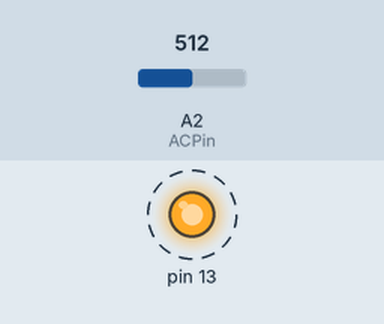
A sketch run on a simulated Arduino Uno, built with avr-gcc and run on an emulated ATmega328P. Shown: output pins drawn as LEDs (lit = HIGH). Dashed ring = blinking. Inputs (shaded band) come from the test bench; at power-on: A2 (ACPin) = 512. What the sketch prints to the serial monitor is not drawn.

Above: at 0.2 s.
Timing chart, 0 to 3.0 s (numbered marks = the images above):
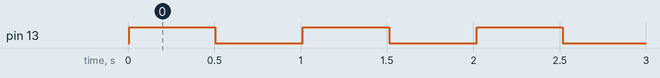

Measured:
- by itself, pin 13: alternates HIGH for 0.50 s and LOW for 0.51 s

The sketch:

SEN0211_SWTest_Arduino.ino
```cpp
const int ACPin = A2;
#define ACTectionRange 20;
#define VREF 5
#define bitValue 1024

float readACCurrentValue(){
  float ACCurrentValue = 0;
  float peakVoltage = 0;
  float voltageVirtualValue = 0;
  for (int i = 0; i < 5; i++){
    peakVoltage += analogRead(ACPin);
    delay(1);
  }
  peakVoltage = peakVoltage / 5;
  voltageVirtualValue = peakVoltage * 0.707;

  voltageVirtualValue = (voltageVirtualValue / bitValue * VREF) / 2;

  ACCurrentValue = voltageVirtualValue * ACTectionRange;

  return ACCurrentValue;
}

void setup() {
  Serial.begin(115200);
  pinMode(13, OUTPUT);
}

void loop() {
  float ACCurrentValue = readACCurrentValue();
  Serial.print(ACCurrentValue);
  Serial.println(" A");
  digitalWrite(13, HIGH);
  delay(500);
  digitalWrite(13, LOW);
  delay(500);
}
```
